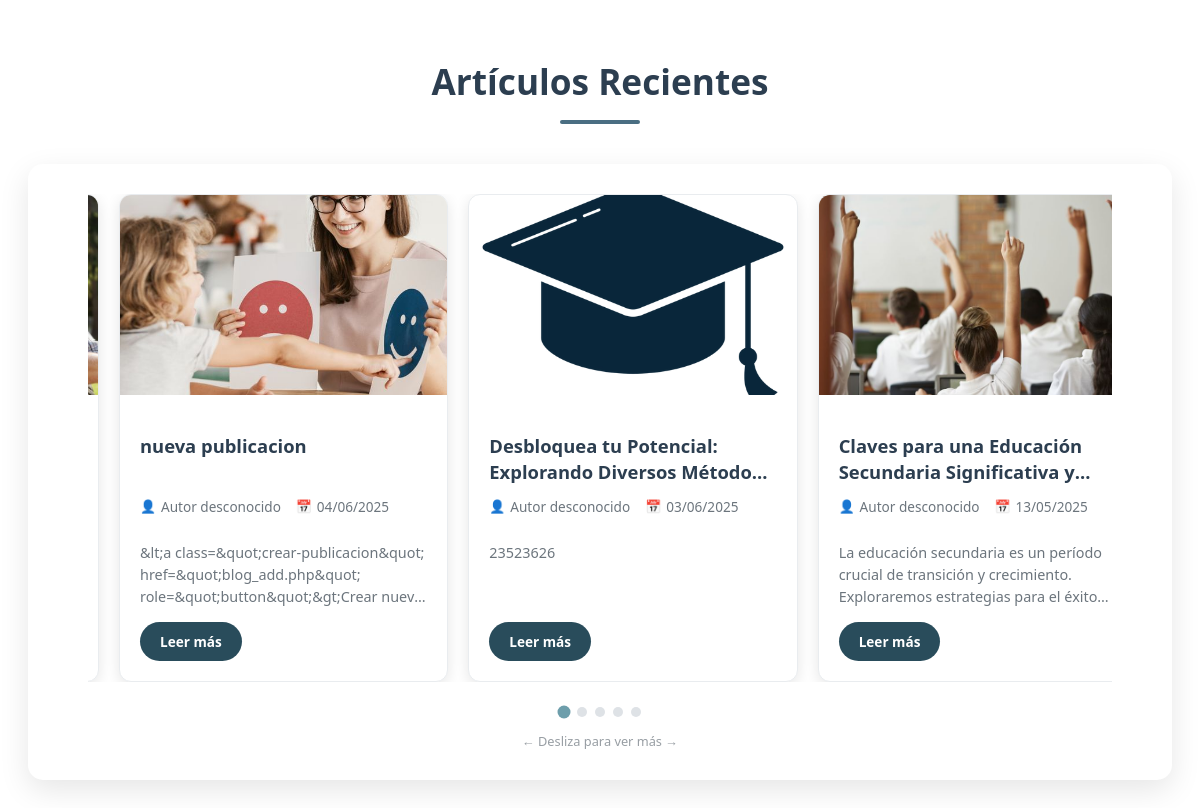
The app's page /PHP/carrusel_noticias.php with its own data.
### tables this page shows
CREATE TABLE `publicaciones_2` (
  `id` int(11) NOT NULL,
  `titular` varchar(255) NOT NULL,
  `fecha` date NOT NULL,
  `descripcion_corta` varchar(255) NOT NULL,
  `contenido` text NOT NULL,
  `referencia` varchar(255) NOT NULL,
  `imagen` varchar(255) DEFAULT NULL COMMENT 'Ruta/nombre del archivo de imagen',
  `categoria` varchar(50) NOT NULL,
  `fecha_creacion` timestamp NOT NULL DEFAULT current_timestamp(),
  `total_ratings` int(11) DEFAULT 0,
  `rating_count` int(11) DEFAULT 0,
  `mensaje` varchar(255) NOT NULL,
  `estado` enum('publicado','archivado') DEFAULT 'publicado',
  `categoria_id` int(11) DEFAULT NULL
);

### PHP/carrusel_noticias.php (the view, shortened to what this page needs)
<?php
include 'blog_db.php';
$sql = "SELECT * FROM publicaciones_2 WHERE estado = 'publicado' ORDER BY fecha_creacion DESC LIMIT 5";
$resultado = $conn->query($sql);
if ($resultado && $resultado->num_rows > 0) {
    $noticias = [];
    while ($fila = $resultado->fetch_assoc()) {
        $noticias[] = $fila;
    }
    ?>
    <!DOCTYPE html>
    <html lang="es">
    <head>
        <link rel="stylesheet" href="../css/carrusel noticias.css">
    </head>
    <body>
        <div class="news-carousel-container">
            <div class="carousel-section-header">
                <h2>Artículos Recientes</h2>
                <div class="carousel-underline"></div>
            </div>
            <div class="carousel-main-container">
                <div class="carousel-wrapper">
                    <div class="carousel-track" id="carouselTrack">
                        <?php foreach ($noticias as $fila):
                            $titular = htmlspecialchars($fila['titular'] ?? 'Sin título');
                            $autor = htmlspecialchars($fila['autor'] ?? 'Autor desconocido');
                            $fecha = isset($fila['fecha_creacion']) ? date('d/m/Y', strtotime($fila['fecha_creacion'])) : '';
                            $descripcion = htmlspecialchars($fila['descripcion_corta'] ?? 'Sin descripción disponible');
                            $imagen = isset($fila['imagen']) ? '../images/publicaciones/' . htmlspecialchars($fila['imagen']) : '../images/default-news.jpg';
                            $id = $fila['id'] ?? 0;
                        ?>
                        <div class="carousel-article-card">
                            <div class="carousel-card-image">
                                <img src="<?= $imagen ?>" alt="<?= $titular ?>" onerror="this.src='../images/default-news.jpg'">
                            </div>
                            <div class="carousel-card-content">
                                <h3 class="carousel-card-title"><?= $titular ?></h3>
                                <div class="carousel-card-meta">
                                    <div class="carousel-meta-item">
                                        <span class="carousel-meta-icon">👤</span><span><?= $autor ?></span>
                                    </div>
                                    <div class="carousel-meta-item">
                                        <span class="carousel-meta-icon">📅</span><span><?= $fecha ?></span>
                                    </div>
                                </div>
                                <p class="carousel-card-description"><?= $descripcion ?></p>
                                <a href="../PHP/post_completo.php?id=<?= $id ?>" class="carousel-read-more-btn">Leer más</a>
                            </div>
                        </div>
                        <?php endforeach; ?>
                    </div>
                </div>
                <?php if (count($noticias) > 1): ?>
                    <div class="carousel-indicators">
                        <?php for ($i = 0; $i < count($noticias); $i++): ?>
                            <div class="carousel-indicator <?= $i === 0 ? 'active' : '' ?>" data-position="<?= $i ?>"></div>
                        <?php endfor; ?>
                    </div>
                <?php endif; ?>
                <div class="carousel-swipe-hint">
                    <span>← Desliza para ver más →</span>
                </div>
            </div>
        </div>
    </body>
    </html>
    <?php
} else {
    echo '<div class="carousel-no-news"><p>No hay noticias disponibles en este momento.</p></div>';
}
?>

### css/carrusel noticias.css (style rules this page uses)
.news-carousel-container { max-width: 1200px; margin: 0 auto; padding: 20px; font-family: 'Segoe UI', Tahoma, Geneva, Verdana, sans-serif; }
.carousel-section-header { text-align: center; margin-bottom: 40px; }
.carousel-section-header h2 { font-size: 2.2rem; color: #2c3e50; font-weight: 700; margin-bottom: 15px; }
.carousel-underline { width: 80px; height: 4px; background: linear-gradient(90deg, #4a6e82, #4a6e82); margin: 0 auto; border-radius: 2px; }
.carousel-main-container { position: relative; overflow: hidden; border-radius: 15px; background: white; box-shadow: 0 10px 30px rgba(0, 0, 0, 0.1); padding: 30px 60px; }
.carousel-wrapper { position: relative; width: 100%; overflow: hidden; touch-action: pan-y pinch-zoom; }
.carousel-track { display: flex; transition: transform 0.6s cubic-bezier(0.25, 0.46, 0.45, 0.94); gap: 20px; will-change: transform; }
.carousel-article-card { min-width: calc(33.333% - 14px); max-width: calc(33.333% - 14px); flex-shrink: 0; background: white; border-radius: 12px; overflow: hidden; box-shadow: 0 4px 15px rgba(0, 0, 0, 0.1); transition: all 0.3s ease; border: 1px solid #e9ecef; display: flex; flex-direction: column; cursor: grab; }
.carousel-card-image { height: 200px; overflow: hidden; position: relative; flex-shrink: 0; }
.carousel-card-image img { width: 100%; height: 100%; object-fit: cover; transition: transform 0.3s ease; user-select: none; pointer-events: none; }
.carousel-card-content { padding: 20px; flex-grow: 1; display: flex; flex-direction: column; }
.carousel-card-title { font-size: 1.15rem; font-weight: 600; color: #2c3e50; margin-bottom: 12px; line-height: 1.4; display: -webkit-box; -webkit-line-clamp: 2; -webkit-box-orient: vertical; overflow: hidden; min-height: 2.8em; }
.carousel-card-meta { display: flex; align-items: center; gap: 15px; margin-bottom: 12px; font-size: 0.85rem; color: #6c757d; }
.carousel-meta-item { display: flex; align-items: center; gap: 5px; }
.carousel-meta-icon { font-size: 0.8rem; }
.carousel-card-description { font-size: 0.9rem; line-height: 1.5; color: #6c757d; margin-bottom: 15px; display: -webkit-box; -webkit-line-clamp: 3; -webkit-box-orient: vertical; overflow: hidden; flex-grow: 1; }
.carousel-read-more-btn { display: inline-block; padding: 10px 20px; background: linear-gradient(135deg, #294c5b, #294c5b); color: white; text-decoration: none; border-radius: 20px; font-weight: 600; font-size: 0.85rem; transition: all 0.3s ease; text-align: center; align-self: flex-start; }
.carousel-indicators { display: flex; justify-content: center; gap: 8px; margin-top: 25px; }
.carousel-indicator { width: 10px; height: 10px; border-radius: 50%; background: #dee2e6; cursor: pointer; transition: all 0.3s ease; }
.carousel-indicator.active { background: #6d9eab; transform: scale(1.3); }
.carousel-swipe-hint { text-align: center; margin-top: 15px; color: #6c757d; font-size: 0.8rem; opacity: 0.7; }

### records on screen
publicaciones_2: imagen (picture), titular "nueva publicacion", autor "Autor desconocido", fecha_creacion "04/06/2025", descripcion_corta "&lt;a class=&quot;crear-publicacion&quot; href=&quot;blog_add.php&quot; role=&quot;button&quot;&gt;Crear…"
publicaciones_2: imagen (picture), titular "Desbloquea tu Potencial: Explorando Diversos…", autor "Autor desconocido", fecha_creacion "03/06/2025", descripcion_corta "23523626"
publicaciones_2: imagen (picture), titular "Claves para una Educación Secundaria Significativa…", autor "Autor desconocido", fecha_creacion "13/05/2025", descripcion_corta "La educación secundaria es un período crucial de transición y crecimiento. Exploraremos estrategias para el…"
publicaciones_2: imagen (picture)
